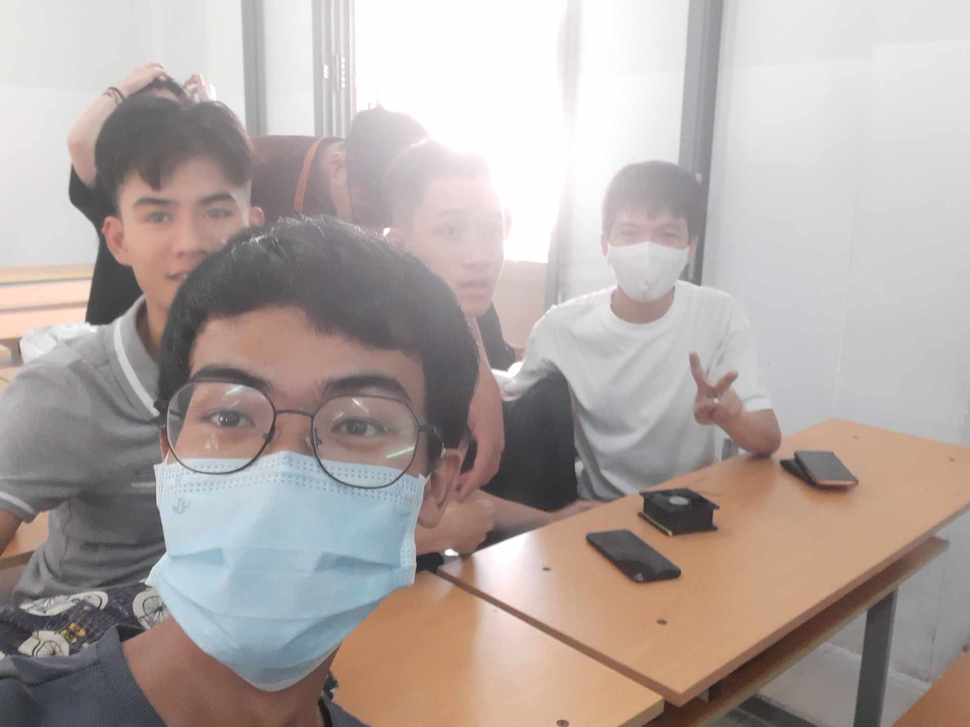
%> input picture Lab1/image.png, 970 x 727 px, shrunk from 1912 x 1434 before the run
$ octave bai1a.m   (GNU Octave 9; MATLAB toolbox functions it lacks are replaced by stand-ins)
%> lines starting %> are read from the running program, lines starting %| are printed output that depends on the picture
### Lab1/sampling.m
function image = sampling(img, t)
image = img(1:t:end,1:t:end,:);
end

### Lab1/bai1a.m
close all;
image = imread("image.png");
%> image is the input picture: size 727x970x3 uint8; mean R, G, B 176.8, 166.5, 162.8
imwrite(image,'image.png');
s = dir('image.png');
subplot(221); imshow(image); title(string(s.bytes) + 'Bytes, Original');
img = sampling(image, 2);
imwrite(img,"img1.png");
s = dir('img1.png');
subplot(222); imshow(img); title(string(s.bytes) + "Bytes, Ts = 2");
img = sampling(image, 4);
%> call 2 of sampling, with t = 4
%> in sampling (call 2), `image = img(1:t:end,1:t:end,:);`:
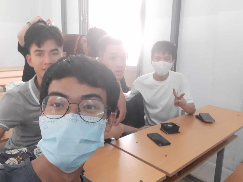
%> image: size 182x243x3 uint8; mean R, G, B 176.9, 166.7, 163
imwrite(img,"img2.png");
s = dir('img2.png');
subplot(223); imshow(img); title(string(s.bytes) + "Bytes, Ts = 4");
img = sampling(image, 8);
%> call 3 of sampling, with t = 8
%> in sampling (call 3), `image = img(1:t:end,1:t:end,:);`:
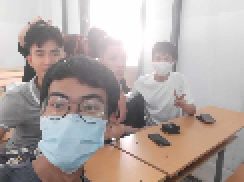
%> image: size 91x122x3 uint8 (shown 2 times larger); mean R, G, B 177.2, 167.1, 163.4
imwrite(img,"img4.png");
s = dir('img4.png');
subplot(224); imshow(img); title(string(s.bytes) + "Bytes, Ts = 8");
